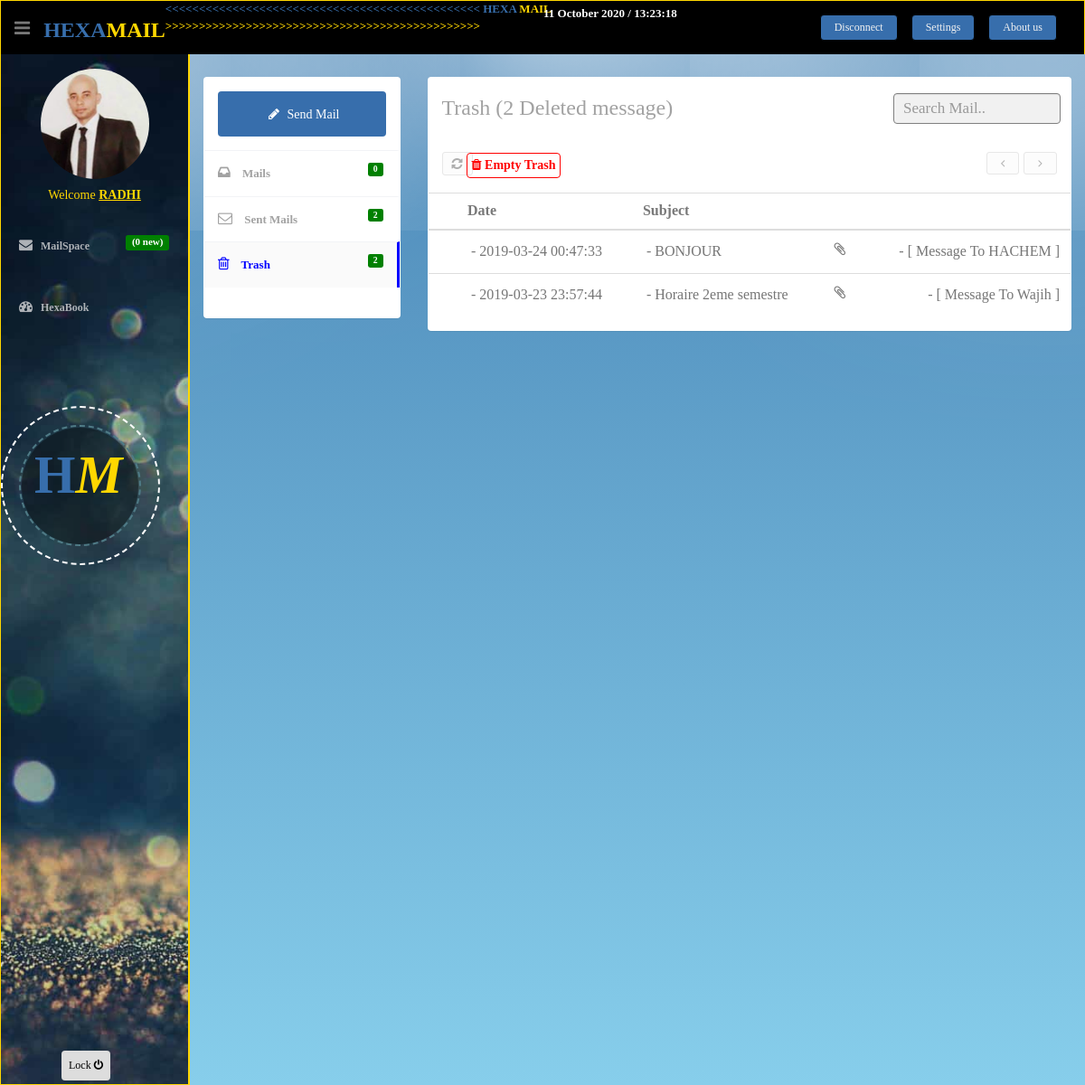
/trash.php (signed in), run on the app's committed database.
### tables this page shows
CREATE TABLE `msg_sent` (
  `id` int(10) NOT NULL,
  `id_expediteur` int(10) NOT NULL,
  `id_destinataire` int(10) NOT NULL,
  `date` datetime NOT NULL,
  `titre` varchar(50) NOT NULL,
  `message` longtext NOT NULL,
  `lu` int(1) NOT NULL,
  `trash` int(1) NOT NULL,
  `picture` varchar(50) NOT NULL
);

CREATE TABLE `membre` (
  `id` int(11) NOT NULL,
  `login` varchar(20) NOT NULL,
  `pass` varchar(12) NOT NULL,
  `pass_confirm` varchar(12) NOT NULL,
  `datenais` date NOT NULL,
  `email` varchar(50) NOT NULL,
  `nom` varchar(20) NOT NULL,
  `prenom` varchar(20) NOT NULL,
  `sex` varchar(10) NOT NULL,
  `country` varchar(100) NOT NULL
);

### trash.php (the view, shortened to what this page needs)
<html lang="en">
<head>
  <link href="lib/bootstrap/css/bootstrap.min.css" rel="stylesheet">
  <link href="lib/font-awesome/css/font-awesome.css" rel="stylesheet" />
  <link href="css/style.css" rel="stylesheet">
  <link href="css/style-responsive.css" rel="stylesheet">
</head>
<body>
  <section id="container">
    <?php
          include("header.php");
          ?>
          <?php
          include("sidebar.php");
          ?>
    <section id="main-content">
      <section class="wrapper">
        <div class="row mt">
          <div class="col-sm-3">
<?php
include("maimenutrash.php");
?>
          </div>
          <div class="col-sm-9">
            <section class="panel">
              <header class="panel-heading wht-bg">
                    <?php
                    $results3=mysqli_query($base,"SELECT count(*) as total from messages where trash=1 and $_SESSION[id]=id_destinataire");
                    $results4=mysqli_query($base,"SELECT count(*) as total from msg_sent where trash=1 and $_SESSION[id]=id_expediteur");
                    $dattrash=mysqli_fetch_assoc($results3);
                    $dattrash2=mysqli_fetch_assoc($results4);
                    $c=$dattrash['total']+$dattrash2['total'];
          ?>
                    <h4 class="gen-case">
                    Trash (<?php echo "$c" ?> Deleted message)
                    <form action="#" class="pull-right mail-src-position example">
                      <div class="input-append">
                      <input id="myInput" type="text" class="form-control " placeholder="Search Mail..">
                      </div>
                    </form>
                  </h4>
              </header>
           <div class="panel-body minimal">
                <div class="mail-option">
               <div class="btn-group">
                    <a data-original-title="Refresh"    class="btn mini tooltips" value="Refresh Page" onClick="window.location.reload()">
                      <i class=" fa fa-refresh"></i>
                      </a>
                  </div>
		  <a href="supprimer_all_trash.php" class="btn btn-suppp" onclick="return confirm('By clicking Ok all your mails will be deleted !!! Are you sure ?')">
               <strong><font color="red"> <i class="fa fa-trash"></i> Empty Trash</font></strong>
                   </a>
                  <ul class="unstyled inbox-pagination">
                    <li>
                      <a class="np-btn" href="#"><i class="fa fa-angle-left  pagination-left"></i></a>
                    </li>
                    <li>
                      <a class="np-btn" href="#"><i class="fa fa-angle-right pagination-right"></i></a>
                    </li>
                  </ul>
                </div>
                <div class="table-inbox-wrap ">
     <table class="table table-inbox table-hover">
     <th></th>
					<th>Date</th>
					<th>Subject</th>
          <th></th>
					<th><center></center></th>
     <tbody id="myTable">
      		 <?php
$sql = 'SELECT titre, date, membre.login as expediteur, messages.id as id_message FROM messages, membre WHERE id_destinataire="'.$_SESSION['id'].'" AND id_expediteur=membre.id AND messages.trash=1 ORDER BY date DESC';
	?>
<?php
$sql2 = 'SELECT titre, date, membre.login as destinateur, msg_sent.id as id_message_sent FROM msg_sent, membre WHERE id_expediteur="'.$_SESSION['id'].'" AND id_destinataire=membre.id AND trash=1 ORDER BY date DESC';
$req2 = mysqli_query($base,$sql2) or die('Erreur SQL !<br />'.$sql.'<br />'.mysqli_error($base));
	$nb = mysqli_num_rows($req2);
if ($nb == 0) {
}
else {
  while ($data = mysqli_fetch_array($req2)) { ?>
          <tr>
                         <td class="inbox-small-cells">
                        </td>
                        <td class="view-message  dont-show"><?php echo ' - <a href="trash_view_sent.php?id_message_sent=' , $data['id_message_sent'] , '">' ,  $data['date'] ,'</a>' ?> </td>
            <td class="view-message "><?php echo  ' - <a href="trash_view_sent.php?id_message_sent=' , $data['id_message_sent'] , '">' , stripslashes(htmlentities(trim($data['titre']))) ,'</a>'?></td>
            <td class="view-message  inbox-small-cells"><i class="fa fa-paperclip"></i></td>
                        <td class="view-message  text-right"> <?php echo ' - <a href="trash_view_sent.php?id_message_sent=' , $data['id_message_sent'] , '">' , '[ Message To ' , stripslashes(htmlentities(trim($data['destinateur']))) , ' ]' ,'</a>' ?> </td>
                      </tr>
                    </div>
              <?php }}
                  ?>
        </div>
      </section>
    </section>
<?php
include("foot.php");
?>
</body>
</html>

### css/style.css (style rules this page uses)
body { color: #797979; background: #eaeaea; padding: 0px !important; margin: 0px !important; font-size:13px; font-family: 'Poppins', sans-serif; }
ul li { list-style: none; }
a, a:hover, a:focus { text-decoration: none; outline: none; }
#container { width: 100%; height: 100%; }
.mt { margin-top: 25px; }
#main-content { margin-left: 210px; }
.wrapper { display: inline-block; margin-top: 60px; padding-left: 15px; padding-right: 15px; padding-bottom: 15px; padding-top: 0px; width: 100%; }
.btn-suppp { position:absolute; border-color:red; padding:3px 1; text-align:center; width:14%; color:#fff; right:580px; top:84px; }
.btn-suppp i { padding: -2px; }
.mail-src-position { margin-top:-3px; }
.wht-bg { background:#fff; }
.wht-bg h4 { font-size:24px; color:#a2a2a2; font-weight:300; }
.table-inbox-wrap { margin:0 -15px; }
.table-inbox { margin:0; }
.table-inbox tr td { padding:12px !important; }
.table-inbox tr td:first-child { width:5%; }
.table-inbox tr a { color: #767676; }
ul.inbox-pagination { float:right; }
ul.inbox-pagination li { float:left; }
.mail-option { display:inline-block; margin-bottom:10px; width:100%; }
.mail-option .chk-all,.mail-option .btn-group { margin-right:5px; }
.mail-option .chk-all,.mail-option .btn-group a.btn { border:1px solid #e7e7e7; padding:5px 10px; display:inline-block; background:#fcfcfc; color:#afafaf; border-radius:3px !important; -webkit-border-radius:3px !important; }
.inbox-pagination a.np-btn { border:1px solid #e7e7e7; padding:5px 15px; display:inline-block; background:#fcfcfc; color:#afafaf; border-radius:3px !important; -webkit-border-radius:3px !important; }
.inbox-pagination a.np-btn { margin-left:5px; }
form.example input[type=text] { padding: 10px; font-size: 17px; border: 1px solid grey; float: left; width: 80%; background: #f1f1f1; position:relative; left:50px; }
form.example::after { content: ""; clear: both; display: table; }
body { position: absolute; top: 0; left: 0; right: 0; bottom: 0; width: 100%; height: 100%; background-color: skyblue; background-image: -webkit-linear-gradient(90deg, skyblue 0%, steelblue 100%); background-attachment: fixed; background-size: 100% 100%; font-family: "Luckiest Guy", cursive; -webkit-font-smoothing: antialiased; }
body:before { content: ""; position: absolute; top: 0; left: 0; right: 0; width: 0; height: 0; margin: auto; border-radius: 100%; background: transparent; display: block; box-shadow: 0 0 150px 100px rgba(255, 255, 255, 0.6), 200px 0 200px 150px rgba(255, 255, 255, 0.6), -250px 0 300px 150px rgba(255, 255, 255, 0.6), 550px 0 300px 200px rgba(255, 255, 255, 0.6), -550px 0 300px 200px rgba(255, 255, 255, 0.6); }

### data on the page
msg_sent: date "2019-03-24 00:47:33", titre "BONJOUR", membre.login "HACHEM"
msg_sent: date "2019-03-23 23:57:44", titre "Horaire 2eme semestre", membre.login "Wajih"

### other printed values
$_SESSION['login'] "RADHI"
$datamdp[total] "0"
$datsent[total] "2"
$c "2"
